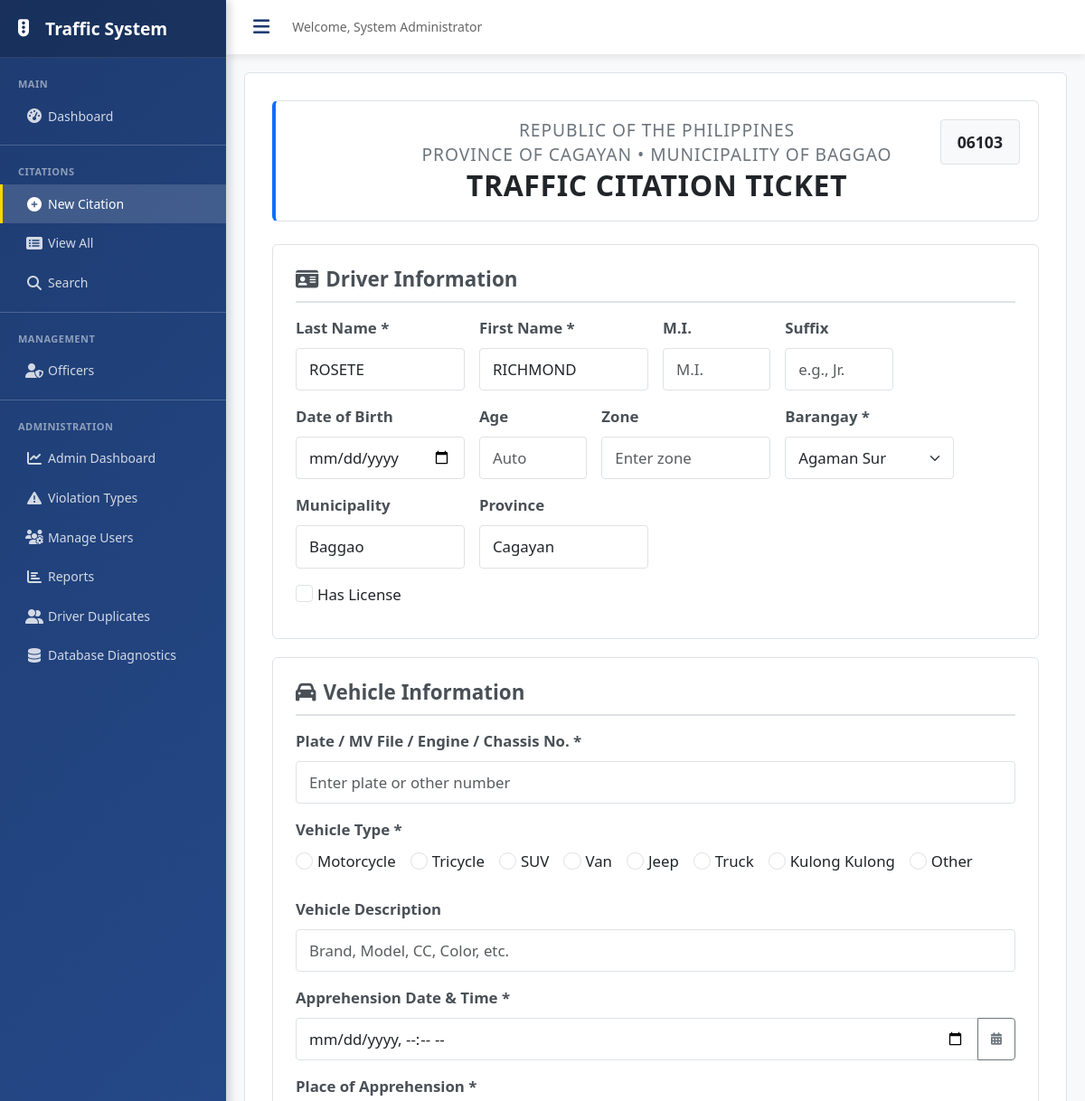
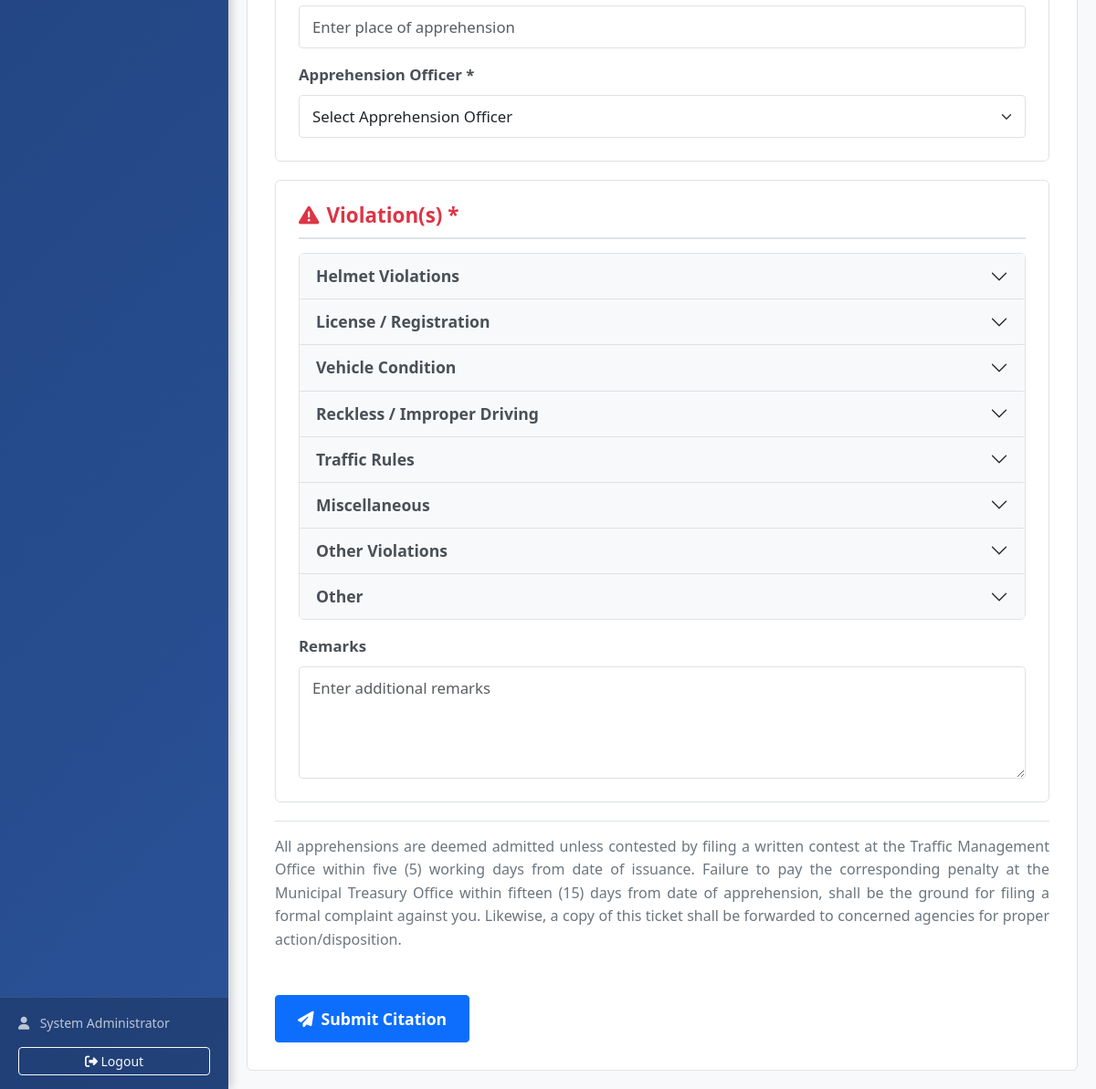
The app's page /public/index2.php?driver_id=2 (signed in) with its own data (2 pictures, top to bottom).
### tables this page shows
CREATE TABLE `citations` (
  `citation_id` int(11) NOT NULL AUTO_INCREMENT,
  `ticket_number` varchar(50) NOT NULL,
  `driver_id` int(11) DEFAULT NULL,
  `last_name` varchar(100) NOT NULL,
  `first_name` varchar(100) NOT NULL,
  `middle_initial` varchar(10) DEFAULT NULL,
  `suffix` varchar(20) DEFAULT NULL,
  `date_of_birth` date DEFAULT NULL,
  `age` int(11) DEFAULT NULL,
  `zone` varchar(50) DEFAULT NULL,
  `barangay` varchar(100) NOT NULL,
  `municipality` varchar(100) NOT NULL DEFAULT 'Baggao',
  `province` varchar(100) NOT NULL DEFAULT 'Cagayan',
  `license_number` varchar(50) DEFAULT NULL,
  `license_type` varchar(50) DEFAULT NULL,
  `plate_mv_engine_chassis_no` varchar(100) NOT NULL,
  `vehicle_description` text DEFAULT NULL,
  `apprehension_datetime` datetime NOT NULL,
  `place_of_apprehension` varchar(255) NOT NULL,
  `apprehension_officer` varchar(255) NOT NULL,
  `remarks` text DEFAULT NULL,
  `status` enum('pending','paid','contested','dismissed','void') NOT NULL DEFAULT 'pending',
  `payment_date` datetime DEFAULT NULL,
  `total_fine` decimal(10,2) DEFAULT 0.00,
  `created_at` datetime NOT NULL DEFAULT current_timestamp(),
  `updated_at` datetime DEFAULT NULL ON UPDATE current_timestamp(),
  `created_by` int(11) DEFAULT NULL,
  PRIMARY KEY (`citation_id`),
  UNIQUE KEY `ticket_number` (`ticket_number`),
  KEY `created_by` (`created_by`),
  KEY `idx_ticket` (`ticket_number`),
  KEY `idx_driver` (`driver_id`),
  KEY `idx_datetime` (`apprehension_datetime`),
  KEY `idx_status` (`status`),
  KEY `idx_created` (`created_at`),
  KEY `idx_date_status` (`apprehension_datetime`,`status`),
  CONSTRAINT `citations_ibfk_1` FOREIGN KEY (`driver_id`) REFERENCES `drivers` (`driver_id`) ON DELETE SET NULL,
  CONSTRAINT `citations_ibfk_2` FOREIGN KEY (`created_by`) REFERENCES `users` (`user_id`) ON DELETE SET NULL
);

CREATE TABLE `drivers` (
  `driver_id` int(11) NOT NULL AUTO_INCREMENT,
  `last_name` varchar(100) NOT NULL,
  `first_name` varchar(100) NOT NULL,
  `middle_initial` varchar(10) DEFAULT NULL,
  `suffix` varchar(20) DEFAULT NULL,
  `date_of_birth` date DEFAULT NULL,
  `age` int(11) DEFAULT NULL,
  `zone` varchar(50) DEFAULT NULL,
  `barangay` varchar(100) NOT NULL,
  `municipality` varchar(100) NOT NULL DEFAULT 'Baggao',
  `province` varchar(100) NOT NULL DEFAULT 'Cagayan',
  `license_number` varchar(50) DEFAULT NULL,
  `license_type` varchar(50) DEFAULT NULL,
  `created_at` datetime NOT NULL DEFAULT current_timestamp(),
  `updated_at` datetime DEFAULT NULL ON UPDATE current_timestamp(),
  PRIMARY KEY (`driver_id`),
  UNIQUE KEY `license_number` (`license_number`),
  KEY `idx_license` (`license_number`),
  KEY `idx_name` (`last_name`,`first_name`),
  KEY `idx_barangay` (`barangay`)
);

### templates/citation-form.php (the view, shortened to what the rows shown need)
<form id="citationForm" action="../api/insert_citation.php" method="POST">
    <div class="ticket-container">
        <div class="header">
            <h4>REPUBLIC OF THE PHILIPPINES</h4>
            <h4>PROVINCE OF CAGAYAN • MUNICIPALITY OF BAGGAO</h4>
            <h1>TRAFFIC CITATION TICKET</h1>
            <div class="ticket-number"><?php echo htmlspecialchars($next_ticket); ?></div>
        </div>
        <div class="section">
            <div class="row g-3">
                <div class="col-md-3">
                    <label class="form-label">Last Name *</label>
                    <input type="text" name="last_name" class="form-control" placeholder="Enter last name" value="<?php echo htmlspecialchars($driver_data['last_name'] ?? ''); ?>" required>
                </div>
                <div class="col-md-3">
                    <label class="form-label">First Name *</label>
                    <input type="text" name="first_name" class="form-control" placeholder="Enter first name" value="<?php echo htmlspecialchars($driver_data['first_name'] ?? ''); ?>" required>
                </div>
                <div class="col-md-3" id="municipalityDiv" style="display: <?php echo (isset($driver_data['barangay']) && $driver_data['barangay'] != 'Other' && $driver_data['barangay'] != '') ? 'block' : 'none'; ?>;">
                    <label class="form-label">Municipality</label>
                    <input type="text" name="municipality" class="form-control" id="municipalityInput" value="<?php echo htmlspecialchars($driver_data['municipality'] ?? 'Baggao'); ?>" readonly>
                </div>
                <div class="col-md-3" id="provinceDiv" style="display: <?php echo (isset($driver_data['barangay']) && $driver_data['barangay'] != 'Other' && $driver_data['barangay'] != '') ? 'block' : 'none'; ?>;">
                    <label class="form-label">Province</label>
                    <input type="text" name="province" class="form-control" id="provinceInput" value="<?php echo htmlspecialchars($driver_data['province'] ?? 'Cagayan'); ?>" readonly>
                </div>
                <div class="col-12">
                    <div class="form-check">
                        <input type="checkbox" class="form-check-input" name="has_license" id="hasLicense" <?php echo (isset($driver_data['license_number']) && !empty($driver_data['license_number'])) ? 'checked' : ''; ?>>
                        <label class="form-check-label" for="hasLicense">Has License</label>
                    </div>
                </div>
            </div>
        </div>
        <div class="section">
            <div class="accordion violation-list" id="violationsAccordion">
                <?php
                $categories = [
                    'Helmet Violations' => ['HELMET'],
                    'License / Registration' => ['LICENSE', 'REGISTRATION', 'OPLAN VISA', 'E-OV MATCH'],
                    'Vehicle Condition' => ['DEFECTIVE', 'MUFFLER', 'MODIFICATION', 'PARTS'],
                    'Reckless / Improper Driving' => ['RECKLESS', 'DRAG RACING', 'DRUNK', 'DRIVING IN SHORT', 'ARROGANT'],
                    'Traffic Rules' => ['TRAFFIC SIGN', 'PARKING', 'OBSTRUCTION', 'PEDESTRIAN', 'LOADING', 'PASSENGER ON TOP'],
                    'Miscellaneous' => ['COLORUM', 'TRASHBIN', 'OVERLOADED', 'CHARGING', 'REFUSAL']
                ];
                $displayed_violations = [];
                foreach ($categories as $category => $keywords) {
                    $category_id = htmlspecialchars(strtolower(str_replace([' ', '/', '(', ')'], '', $category)));
                    echo "<div class='accordion-item'>";
                    echo "<h2 class='accordion-header' id='heading-$category_id'>";
                    echo "<button class='accordion-button collapsed' type='button' data-bs-toggle='collapse' data-bs-target='#collapse-$category_id' aria-expanded='false' aria-controls='collapse-$category_id'>$category</button>";
                    echo "</h2>";
                    echo "<div id='collapse-$category_id' class='accordion-collapse collapse' aria-labelledby='heading-$category_id' data-bs-parent='#violationsAccordion'>";
                    echo "<div class='accordion-body p-3'>";
                    foreach ($violation_types as $v) {
                        $matches_category = false;
                        foreach ($keywords as $keyword) {
                            if (stripos($v['violation_type'], $keyword) !== false) {
                                $matches_category = true;
                                break;
                            }
                        }
                        if ($matches_category && !in_array($v['violation_type_id'], $displayed_violations)) {
                            $displayed_violations[] = $v['violation_type_id'];
                        }
                    }
                    echo "</div></div></div>";
                }
                $uncategorized = [];
                foreach ($violation_types as $v) {
                    if (!in_array($v['violation_type_id'], $displayed_violations)) {
                        $uncategorized[] = $v;
                    }
                }
                if (!empty($uncategorized)) {
                    echo "<div class='accordion-item'>";
                    echo "<h2 class='accordion-header' id='heading-uncategorized'>";
                    echo "<button class='accordion-button collapsed' type='button' data-bs-toggle='collapse' data-bs-target='#collapse-uncategorized' aria-expanded='false' aria-controls='collapse-uncategorized'>Other Violations</button>";
                    echo "</h2>";
                    echo "<div id='collapse-uncategorized' class='accordion-collapse collapse' aria-labelledby='heading-uncategorized' data-bs-parent='#violationsAccordion'>";
                    echo "<div class='accordion-body p-3'>";
                    echo "</div></div></div>";
                }
                ?>
                <div class="accordion-item">
                    <h2 class="accordion-header" id="heading-other">
                        <button class="accordion-button collapsed" type='button' data-bs-toggle='collapse' data-bs-target='#collapse-other' aria-expanded='false' aria-controls='collapse-other'>
                            Other
                        </button>
                    </h2>
                </div>
            </div>
        </div>
    </div>
</form>

### records on screen
citations: ticket_number "06103"
drivers: last_name "ROSETE", first_name "RICHMOND", municipality "Baggao", province "Cagayan"

### other values on screen
$_SESSION['full_name'] "System Administrator"
$type "Motorcycle"
$type "Tricycle"
$type "SUV"
$type "Van"
$type "Jeep"
$type "Truck"
$type "Kulong Kulong"
$type "Other"
$category "Helmet Violations"
$category "License / Registration"
$category "Vehicle Condition"
$category "Reckless / Improper Driving"
$category "Traffic Rules"
$category "Miscellaneous"
